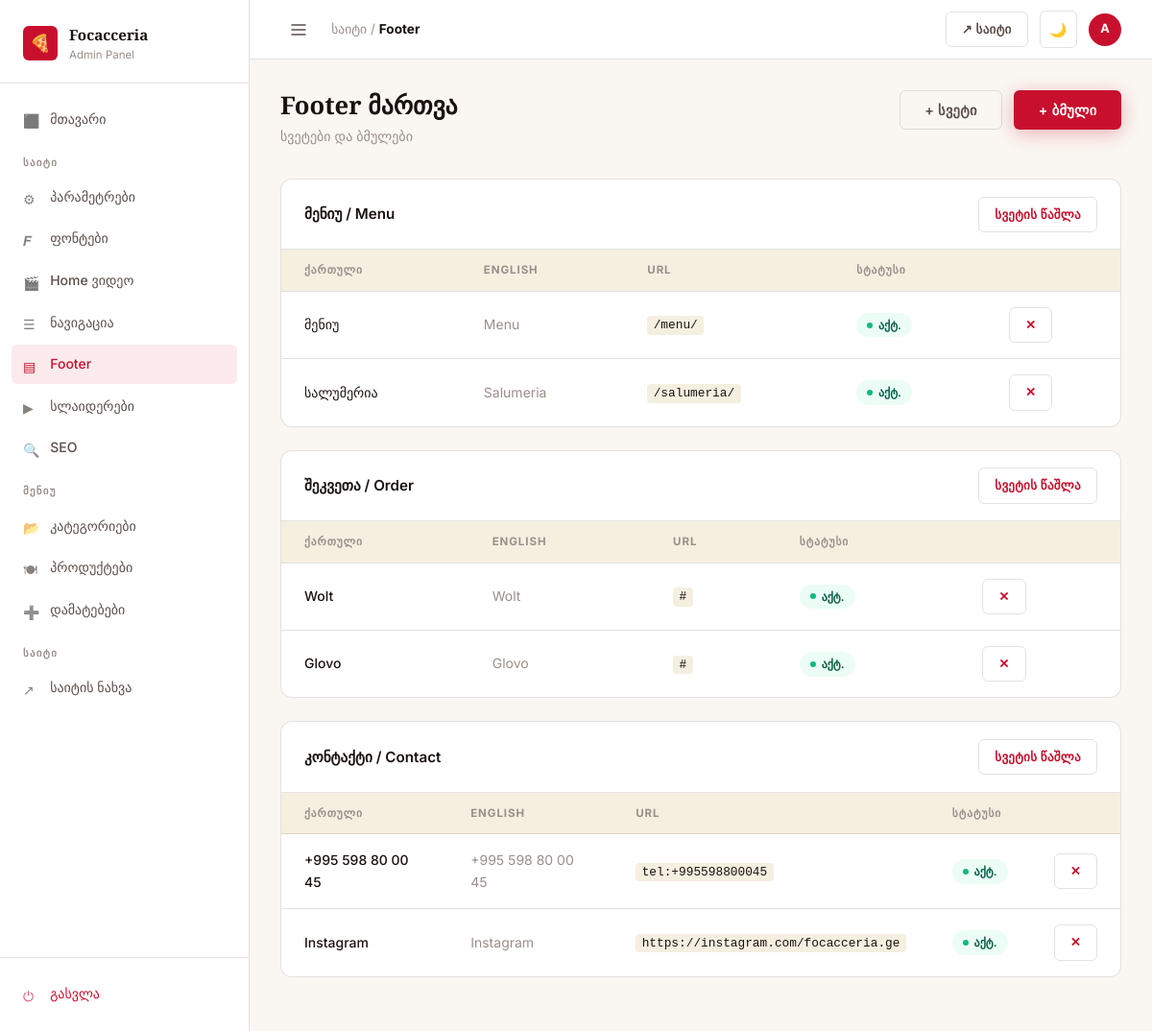
Page /dashboard/footer/ (signed in) on the committed database.
### core/models.py (models this page shows, shortened)
class FooterColumn(models.Model):
    title_ka = models.CharField(max_length=100, blank=True)
    title_en = models.CharField(max_length=100, blank=True)
    order = models.PositiveIntegerField(default=0)
    class Meta:
        ordering = ['order']

class FooterLink(models.Model):
    column = models.ForeignKey(FooterColumn, on_delete=models.CASCADE, related_name='links', null=True, blank=True)
    label_ka = models.CharField(max_length=100)
    label_en = models.CharField(max_length=100)
    url = models.CharField(max_length=200)
    order = models.PositiveIntegerField(default=0)
    is_active = models.BooleanField(default=True)
    open_new_tab = models.BooleanField(default=False)
    class Meta:
        ordering = ['order']

### dashboard/views.py (the view)
# urls.py: path('footer/', views.footer, name='footer'),
@login_required
def footer(request):
    columns = FooterColumn.objects.prefetch_related('links').all()
    return render(request, 'dashboard/footer.html', {'columns': columns})

### core/models.py (called while the page is built)
    @classmethod
    def get_settings(cls):
        obj, _ = cls.objects.get_or_create(pk=1)
        return obj

    @classmethod
    def get_settings(cls):
        obj, _ = cls.objects.get_or_create(pk=1)
        return obj

### templates/dashboard/footer.html (shortened to what this page needs)
{% extends 'dashboard/base.html' %}
{% block nav_footer %}active{% endblock %}
{% block breadcrumb %}საიტი / <strong>Footer</strong>{% endblock %}
{% block content %}
<div class="page-header">
  <div>
    <h1 class="page-title">Footer მართვა</h1>
    <p class="page-subtitle">სვეტები და ბმულები</p>
  </div>
  <div style="display:flex;gap:.75rem;">
    <button class="btn btn-ghost" data-modal-open="#modal-add-column">+ სვეტი</button>
    <button class="btn btn-primary" data-modal-open="#modal-add-link">+ ბმული</button>
  </div>
</div>
{% if columns %}
{% for col in columns %}
<div class="table-card" style="margin-bottom:1.5rem;">
  <div class="table-card-header">
    <span class="table-card-title">
      {{ col.title_ka }}{% if col.title_en %} / {{ col.title_en }}{% endif %}
    </span>
    <a href="{% url 'footer_column_delete' col.pk %}" class="btn btn-ghost btn-sm" style="color:var(--accent);"
       data-confirm="სვეტის წაშლა? ყველა ბმულიც წაიშლება!">სვეტის წაშლა</a>
  </div>
  {% if col.links.all %}
  <table class="data-table">
    <thead>
      <tr><th>ქართული</th><th>English</th><th>URL</th><th>სტატუსი</th><th></th></tr>
    </thead>
    <tbody>
      {% for link in col.links.all %}
      <tr>
        <td style="font-weight:500;">{{ link.label_ka }}</td>
        <td style="color:var(--text-muted);">{{ link.label_en }}</td>
        <td><code style="font-size:.8rem;background:var(--bg-surface);padding:.15rem .4rem;border-radius:4px;">{{ link.url }}</code></td>
        <td>
          {% if link.is_active %}<span class="status-pill status-active">აქტ.</span>
          {% else %}<span class="status-pill status-inactive">დამ.</span>{% endif %}
        </td>
        <td>
          <a href="{% url 'footer_link_delete' link.pk %}" class="btn btn-ghost btn-sm" style="color:var(--accent);"
             data-confirm="ბმულის წაშლა?">✕</a>
        </td>
      </tr>
      {% endfor %}
    </tbody>
  </table>
  {% else %}
  <div style="padding:1.5rem;text-align:center;color:var(--text-muted);font-size:.88rem;">ბმულები არ არის</div>
  {% endif %}
</div>
{% endfor %}
{% else %}
<div class="empty-state">
  <div class="empty-state-icon">▤</div>
  <h3>Footer ცარიელია</h3>
  <p>დაამატეთ სვეტები და ბმულები</p>
</div>
{% endif %}
{% endblock %}

### templates/dashboard/base.html (shortened to what this page needs)
<!DOCTYPE html>
<html lang="ka" data-theme="light">
<head>
  {% load static %}
  <link rel="stylesheet" href="{% static 'css/brand.css' %}">
  <link rel="stylesheet" href="{% static 'css/dashboard.css' %}">
</head>
<body>
{% load static %}
<div class="db-layout">
  <aside class="db-sidebar">
    <div class="sidebar-brand">
      <div class="sidebar-brand-logo">🍕</div>
      <div class="sidebar-brand-text">
        <div class="sidebar-brand-name">Focacceria</div>
        <div class="sidebar-brand-sub">Admin Panel</div>
      </div>
    </div>
    <nav class="sidebar-nav">
      <div class="nav-section">
        <a href="{% url 'dashboard_home' %}" class="nav-link {% block nav_home %}{% endblock %}">
          <span class="icon">⬛</span> მთავარი
        </a>
      </div>
      <div class="nav-section">
        <div class="nav-section-label">საიტი</div>
        <a href="{% url 'site_settings' %}" class="nav-link {% block nav_settings %}{% endblock %}">
          <span class="icon">⚙</span> პარამეტრები
        </a>
        <a href="{% url 'font_settings' %}" class="nav-link {% block nav_fonts %}{% endblock %}">
          <span class="icon">𝑭</span> ფონტები
        </a>
        <a href="{% url 'home_video_settings' %}" class="nav-link {% block nav_home_video %}{% endblock %}">
          <span class="icon">🎬</span> Home ვიდეო
        </a>
        <a href="{% url 'navigation' %}" class="nav-link {% block nav_navigation %}{% endblock %}">
          <span class="icon">☰</span> ნავიგაცია
        </a>
        <a href="{% url 'footer' %}" class="nav-link {% block nav_footer %}{% endblock %}">
          <span class="icon">▤</span> Footer
        </a>
        <a href="{% url 'sliders' %}" class="nav-link {% block nav_sliders %}{% endblock %}">
          <span class="icon">▶</span> სლაიდერები
        </a>
        <a href="{% url 'seo_settings' %}" class="nav-link {% block nav_seo %}{% endblock %}">
          <span class="icon">🔍</span> SEO
        </a>
      </div>
      <div class="nav-section">
        <div class="nav-section-label">მენიუ</div>
        <a href="{% url 'menu_categories' %}" class="nav-link {% block nav_categories %}{% endblock %}">
          <span class="icon">📂</span> კატეგორიები
        </a>
        <a href="{% url 'menu_items' %}" class="nav-link {% block nav_items %}{% endblock %}">
          <span class="icon">🍽</span> პროდუქტები
        </a>
        <a href="{% url 'addons' %}" class="nav-link {% block nav_addons %}{% endblock %}">
          <span class="icon">➕</span> დამატებები
        </a>
      </div>
      <div class="nav-section">
        <div class="nav-section-label">საიტი</div>
        <a href="/" target="_blank" class="nav-link">
          <span class="icon">↗</span> საიტის ნახვა
        </a>
      </div>
    </nav>
    <div class="sidebar-footer">
      <a href="{% url 'dashboard_logout' %}" class="nav-link" style="color:var(--accent);">
        <span class="icon">⏻</span> გასვლა
      </a>
    </div>
  </aside>
  <div class="db-main">
    <header class="db-topbar">
      <div class="topbar-left">
        <button class="btn btn-ghost btn-icon" data-sidebar-toggle style="border:none;">
          <svg width="18" height="18" viewBox="0 0 18 18" fill="none">
            <path d="M2 4h14M2 9h14M2 14h14" stroke="currentColor" stroke-width="1.5" stroke-linecap="round"/>
          </svg>
        </button>
        <div class="topbar-breadcrumb">
          {% block breadcrumb %}<strong>Dashboard</strong>{% endblock %}
        </div>
      </div>
      <div class="topbar-right">
        <a href="/" target="_blank" class="btn btn-ghost btn-sm">↗ საიტი</a>
        <button class="btn btn-ghost btn-icon" data-theme-toggle title="Toggle theme">
          <span data-theme-icon>🌙</span>
        </button>
        <div class="topbar-avatar" title="{{ request.user.username }}">
          {{ request.user.username|first|upper }}
        </div>
      </div>
    </header>
    <main class="db-content">
      {% block content %}{% endblock %}
    </main>
  </div>
</div>
</body>
</html>

### static/css/brand.css (style rules this page uses)
:root { --rosso: #C8102E; --rosso-dark: #A00C23; --rosso-light: #E8203E; --rosso-pale: #fceaed; --nero: #1A1210; --nero-soft: #2A2220; --charcoal: #3A3230; --crema: #F5EFE0; --crema-dark: #EDE4D0; --crema-light: #FAF7F2; --oro: #C4A052; --oro-dark: #A8843A; --oro-light: #D4B870; --white: #FFFFFF; --off-white: #FDF9F4; --font-serif: 'Playfair Display', 'Georgia', serif; --font-sans: 'Inter', 'Segoe UI', system-ui, sans-serif; --radius-sm: 6px; --radius-md: 12px; --radius-lg: 20px; --radius-xl: 32px; --shadow-sm: 0 1px 3px rgba(0,0,0,.08), 0 1px 2px rgba(0,0,0,.06); --shadow-md: 0 4px 16px rgba(0,0,0,.10), 0 2px 6px rgba(0,0,0,.07); --shadow-lg: 0 12px 40px rgba(0,0,0,.14), 0 4px 12px rgba(0,0,0,.08); --shadow-rosso: 0 4px 20px rgba(200,16,46,.30); --ease: cubic-bezier(.4,0,.2,1); --transition: .2s var(--ease); }
[data-theme="light"], :root { --bg: var(--crema-light); --bg-card: var(--white); --bg-surface: var(--crema); --bg-hover: var(--crema-dark); --border: rgba(26,18,16,.12); --border-strong: rgba(26,18,16,.22); --text-primary: var(--nero); --text-secondary: #5A4E4A; --text-muted: #9A8E8A; --text-inverse: var(--white); --accent: var(--rosso); --accent-hover: var(--rosso-dark); --accent-pale: var(--rosso-pale); }
*, *::before, *::after { box-sizing: border-box; margin: 0; padding: 0; }
html { font-size: 16px; scroll-behavior: smooth; -webkit-font-smoothing: antialiased; }
body { font-family: var(--font-sans); background: var(--bg); color: var(--text-primary); line-height: 1.6; transition: background var(--transition), color var(--transition); }
h1, h2, h3, h4, h5, h6 { font-family: var(--font-serif); line-height: 1.25; color: var(--text-primary); }
h1 { font-size: clamp(2rem, 5vw, 3.5rem); }
p { color: var(--text-secondary); line-height: 1.7; }
a { color: var(--accent); text-decoration: none; transition: color var(--transition); }
.btn { display: inline-flex; align-items: center; gap: .5rem; padding: .7rem 1.6rem; border-radius: var(--radius-sm); font-family: var(--font-sans); font-size: .9rem; font-weight: 600; letter-spacing: .02em; cursor: pointer; border: none; transition: all var(--transition); white-space: nowrap; }
.btn-primary { background: var(--accent); color: #fff; box-shadow: var(--shadow-rosso); }
.btn-ghost { background: transparent; color: var(--text-secondary); border: 1.5px solid var(--border); }
.btn-sm { padding: .45rem 1rem; font-size: .82rem; }
.btn-icon { padding: .6rem; border-radius: var(--radius-sm); }

### rows in the picture
FooterColumn: title_ka "მენიუ", title_en "Menu"
FooterLink: label_ka "მენიუ", label_en "Menu", url "/menu/", is_active "აქტ."
FooterLink: label_ka "სალუმერია", label_en "Salumeria", url "/salumeria/", is_active "აქტ."
FooterColumn: title_ka "შეკვეთა", title_en "Order"
FooterLink: label_ka "Wolt", label_en "Wolt", url "#", is_active "აქტ."
FooterLink: label_ka "Glovo", label_en "Glovo", url "#", is_active "აქტ."
FooterColumn: title_ka "კონტაქტი", title_en "Contact"
FooterLink: label_ka "+995 598 80 00 45", label_en "+995 598 80 00 45", url "tel:+995598800045", is_active "აქტ."
FooterLink: label_ka "Instagram", label_en "Instagram", url "https://instagram.com/focacceria.ge", is_active "აქტ."

### other values in the picture
{{ request.user.username|first|upper }} "A"
